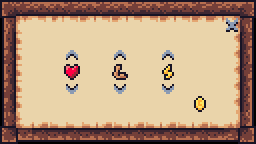

A level layout from a 2D game, rendered from its tile map. Below: a short description, then the map file with its tile-grid data intact:
An orthogonal 16x9 tile map with 16x16 px tiles, 2 tile layers (background, vLayer), 3 tilesets and 11 objects (Health, Strength, Coins, Agility, Increase_Health, ...).

<map version="1.10" tiledversion="1.10.0" orientation="orthogonal" renderorder="right-down" width="16" height="9" tilewidth="16" tileheight="16" infinite="0" nextlayerid="4" nextobjectid="17">
 <tileset firstgid="1" source="../tilesets/gui_tilesets/gui2.tsx" />
 <tileset firstgid="267" source="../tilesets/gui_tilesets/buttons1.tsx" />
 <tileset firstgid="275" source="../tilesets/gui_tilesets/buttons2.tsx" />
 <layer id="1" name="background" width="16" height="9">
  <data encoding="csv">
138,135,136,136,135,136,135,136,135,136,135,136,135,135,136,141,
157,13,3221225524,2684354592,3221225524,14,3221225524,14,3221225524,3221225524,14,3221225524,14,14,2684354573,160,
153,32,33,33,33,33,33,33,33,33,33,33,33,33,34,156,
172,32,33,33,33,33,33,33,33,33,33,33,33,33,34,175,
153,32,33,33,33,33,33,33,33,33,33,33,33,33,34,156,
172,32,33,33,33,33,33,33,33,33,33,33,33,33,34,175,
172,32,33,33,33,33,33,33,33,33,33,33,33,33,34,175,
176,1610612749,3221225486,52,52,52,3221225486,52,3221225486,52,3221225486,52,3221225486,52,3221225485,179,
195,196,193,192,193,192,193,192,193,192,193,192,193,192,197,198
</data>
 </layer>
 <layer id="2" name="vLayer" width="16" height="9">
  <data encoding="csv">
0,0,0,0,0,0,0,0,0,0,0,0,0,0,0,0,
0,0,0,0,0,0,0,0,0,0,0,0,0,0,286,0,
0,0,0,0,0,0,0,0,0,0,0,0,0,0,0,0,
0,0,0,0,305,0,0,305,0,0,305,0,0,0,0,0,
0,0,0,0,161,0,0,163,0,0,164,0,0,0,0,0,
0,0,0,0,306,0,0,306,0,0,306,0,0,0,0,0,
0,0,0,0,0,0,0,0,0,0,0,0,181,0,0,0,
0,0,0,0,0,0,0,0,0,0,0,0,0,0,0,0,
0,0,0,0,0,0,0,0,0,0,0,0,0,0,0,0
</data>
 </layer>
 <objectgroup id="3" name="StatNumbers">
  <object id="4" name="Health" x="80" y="64" width="16" height="16">
   <text fontfamily="Terminal" pixelsize="8" wrap="1" halign="center" valign="center">0</text>
  </object>
  <object id="6" name="Strength" x="128" y="64" width="16" height="16">
   <text fontfamily="Terminal" pixelsize="8" wrap="1" halign="center" valign="center">0</text>
  </object>
  <object id="7" name="Coins" x="208" y="96" width="16" height="16">
   <text fontfamily="Terminal" pixelsize="8" wrap="1" halign="center" valign="center">0</text>
  </object>
  <object id="8" name="Agility" x="176" y="64" width="16" height="16">
   <text fontfamily="Terminal" pixelsize="8" wrap="1" halign="center" valign="center">0</text>
  </object>
  <object id="10" name="Increase_Health" x="64" y="48" width="25" height="25" />
  <object id="11" name="Decrease_Health" x="64" y="80" width="25" height="25" />
  <object id="12" name="Increase_Strength" x="112" y="48" width="25" height="25" />
  <object id="13" name="Decrease_Strength" x="112" y="80" width="25" height="25" />
  <object id="14" name="Increase_Agility" x="160" y="48" width="25" height="25" />
  <object id="15" name="Decrease_Agility" x="160" y="80" width="25" height="25" />
  <object id="16" name="close" x="224" y="16" width="25" height="25" />
 </objectgroup>
</map>
